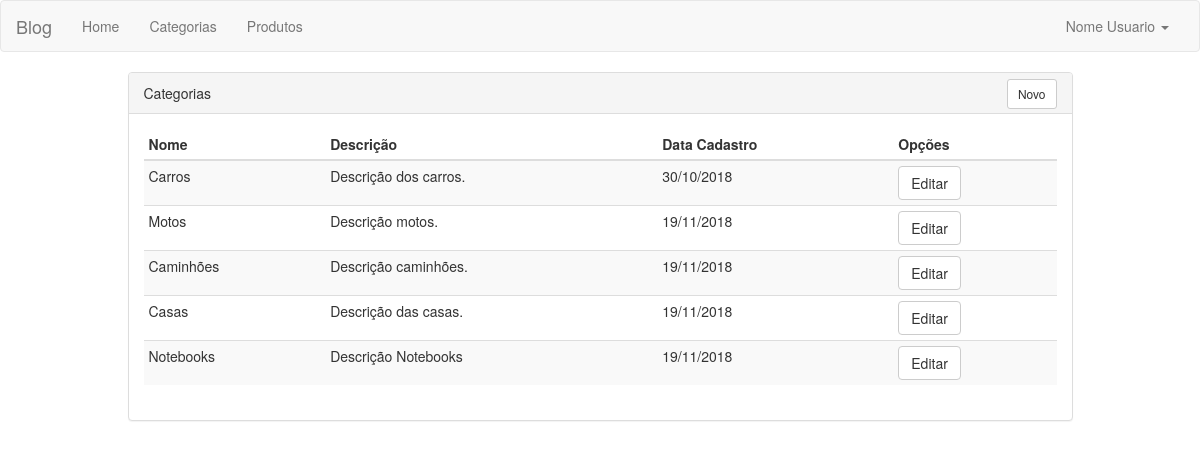
/blog/categorias, run on an earlier commit of the app's database.
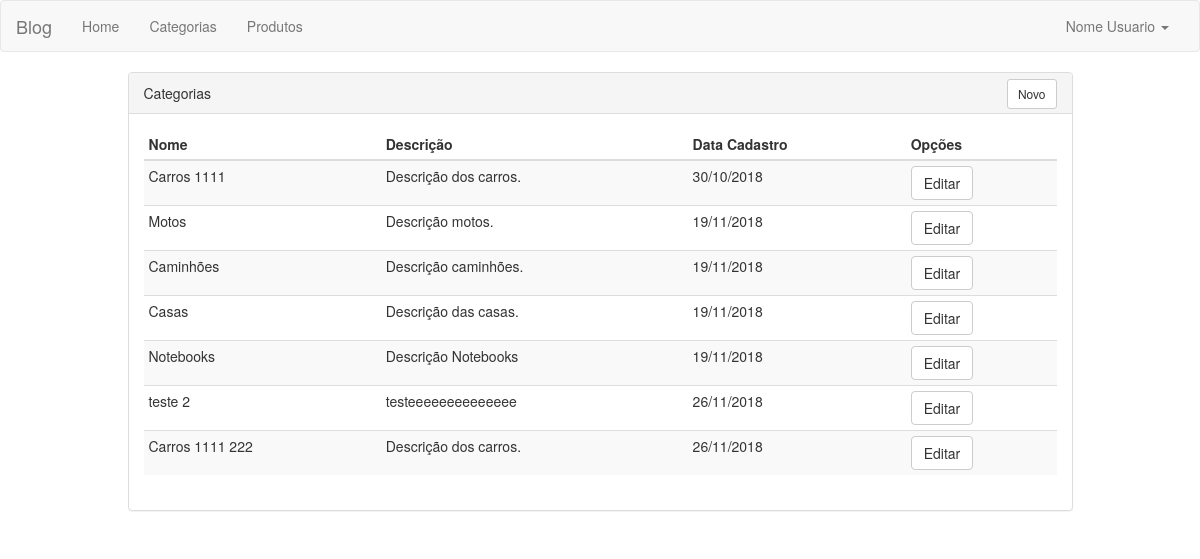
And on a later commit of the database.
### blog/models.py (models this page shows, shortened)
class Category(models.Model):
    name = models.CharField(max_length=255, blank=False, null=False, verbose_name="Nome")
    description = models.TextField(blank=False, verbose_name="Descrição")
    created_at = models.DateTimeField(auto_now_add=True, verbose_name="Criado em")
    updated_at = models.DateTimeField(auto_now=True, verbose_name="Alterado em")
    class Meta:
        verbose_name = "Categoria"
        verbose_name_plural = "Categorias"

### blog/views.py (the view)
# urls.py: path('blog/categorias', blog_views.list, name='blog-category-list'),
def list(request):
    categories = Category.objects.all()
    return render(request, 'list.html', {'categories': categories})

### blog/templates/list.html (shortened to what this page needs)
{% extends "core/core.html" %}
{% block content %}
    <div class="container">
        <div class="row">
            <div class="col-md-10 col-md-offset-1">
                <div class="panel panel-default">
                    <div class="panel-heading">
                        Categorias
                        <a class="btn btn-default btn-sm btn-new" href="{% url 'blog-category-new' %}">Novo</a>
                    </div>
                    <div class="panel-body">
                        <table class="table table-condensed table-striped">
                            <thead>
                                <th>Nome</th>
                                <th>Descrição</th>
                                <th>Data Cadastro</th>
                                <th>Opções</th>
                            </thead>
                            <tbody>
                                {% for category in categories %}
                                    <tr>
                                        <td>{{ category.name }}</td>
                                        <td>{{ category.description }}</td>
                                        <td>{{ category.created_at|date:'d/m/Y' }}</td>
                                        <td>
                                            <a class="btn btn-default" href="{% url 'blog-category-edit' category.id %}">Editar</button>
                                    </tr>
                                {% endfor %}
                            </tbody>
                        </table>
                    </div>
                </div>
            </div>
        </div>
    </div>
{% endblock content %}

What changed in the data, as far as the page shows it:
changed Category: name "Carros" → "Carros 1111"
added Category: name "teste 2", description "testeeeeeeeeeeeeee", created_at "26/11/2018"
added Category: name "Carros 1111 222", description "Descrição dos carros.", created_at "26/11/2018"
